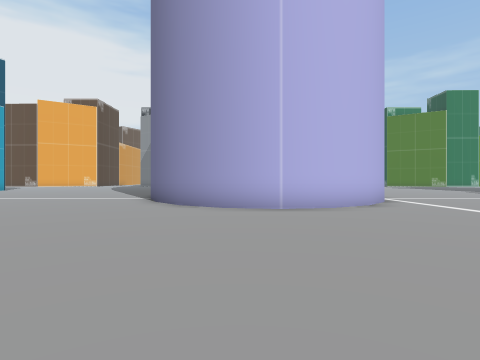
[1] (above)

23 first-person views from a walk through a 3-D level made in the Unity game engine. The camera is 1.3 m above the floor, looks level and sees 80° across. The floor is counted in squares, 2 m on a side. Each view is taken from the middle of a square. On the plan, view 1 faces up. The plan holds only what a view shows up to about 9 squares ahead; the rest is blank. The place goes on beyond the plan. The player character is not drawn.

[2]
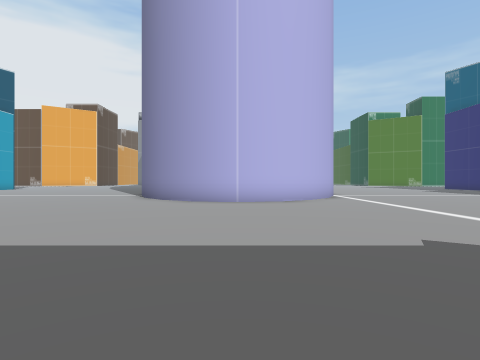

[3]
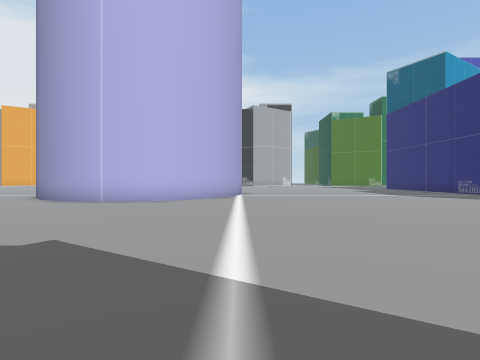

[4]
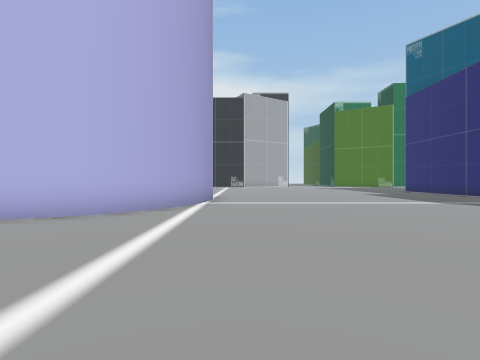

[5]
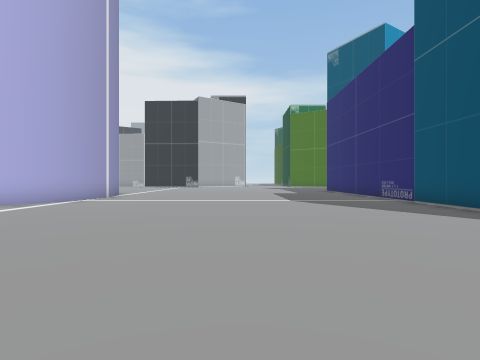

[6]
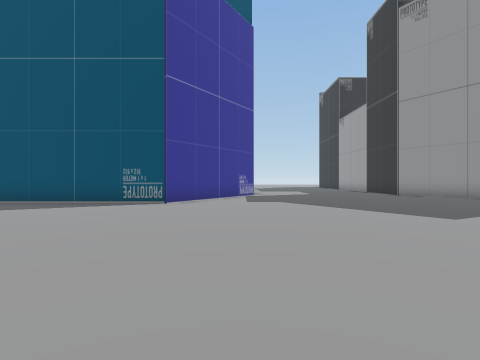

[7]
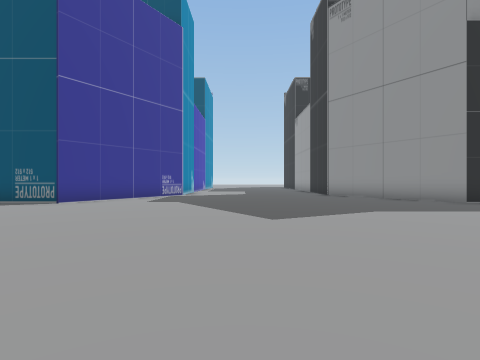

[8]
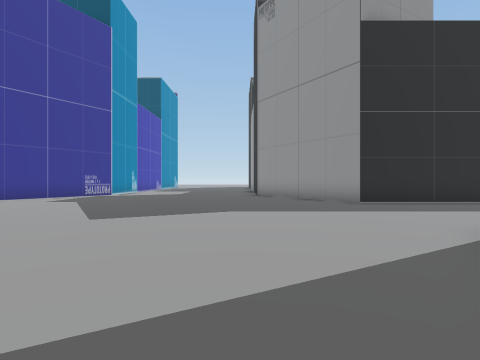

[9]
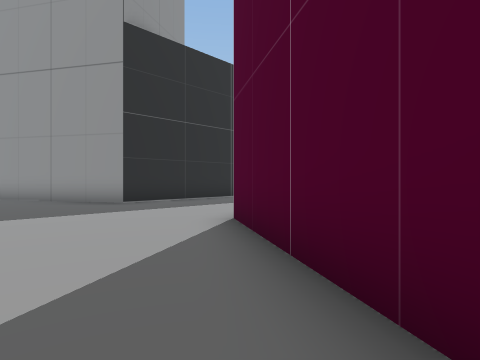

[10]
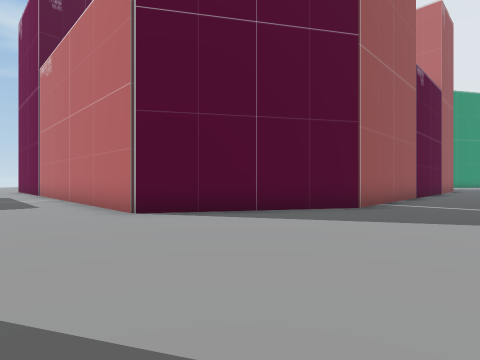

[11]
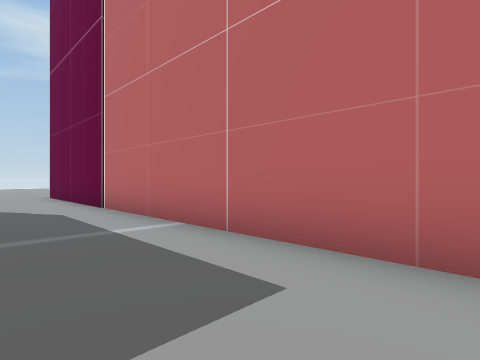

[12]
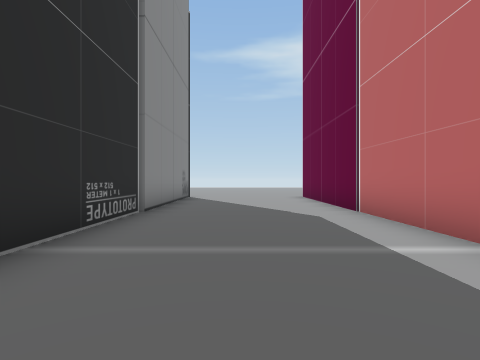

[13]
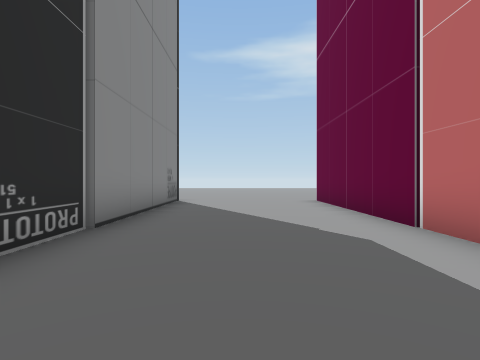

[14]
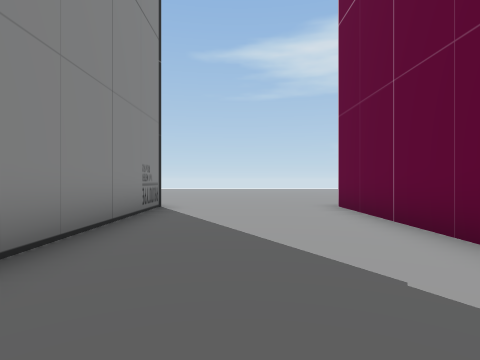

[15]
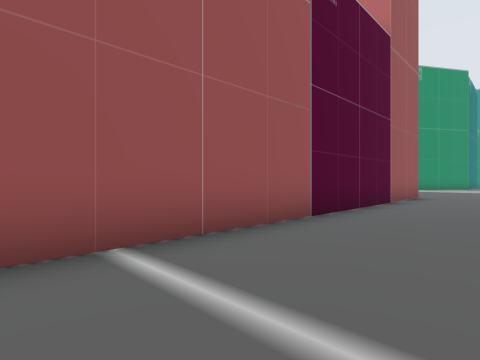

[16]
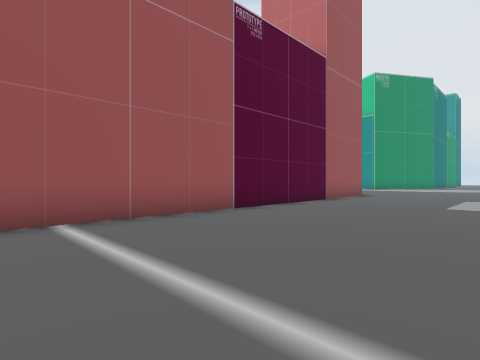

[17]
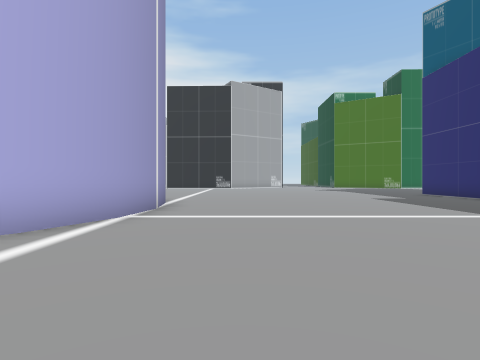

[18]
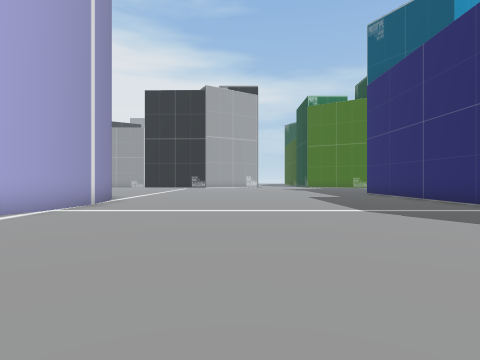

[19]
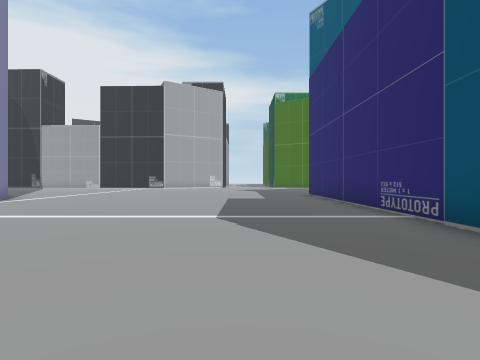

[20]
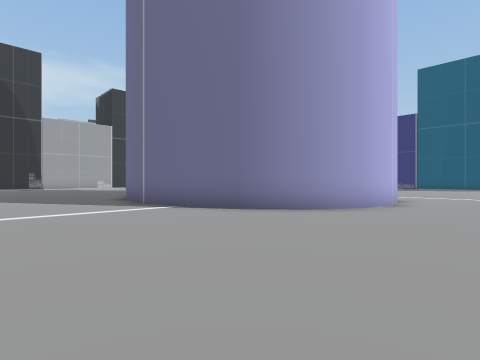

[21]
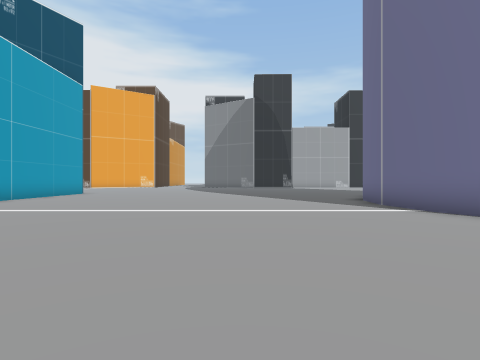

[22]
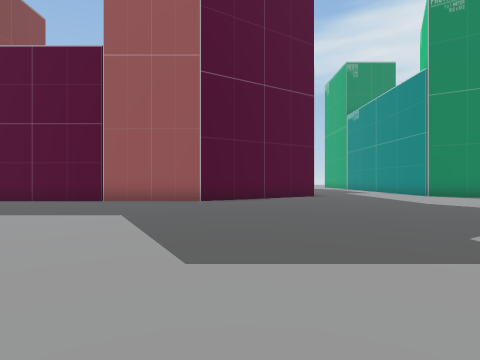

[23]
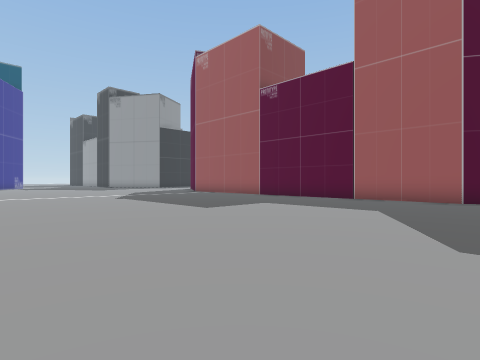

### Floor plan
Points are (right, up) in squares from view 1. A wall is a line through its corners. A room is listed if a view was taken in it or the views show most of it. See-through windows are left out.
Room 1 (views 1, 2, 3, 4, 5, 6, 7, 8, 9, 10, 11, 12, 13, 14, 15, 16, 17, 18, 19, 20, 21, 22, 23)
walls: (-6.2, -5) (-5.7, -4.7) (6.3, -4.7) (10.6, -7.4) (10.6, -21.1); (-2.5, 8.5) (-3.1, 10); (-3.1, 9.8) (-3.3, 11.6); (4.4, 8.6) (3.4, 7.4) (2.2, 6.7) (0.9, 6.4) (-0.4, 6.7) (-1.6, 7.4) (-2.5, 8.6); (-3.3, 11.5) (-3.1, 13); (4.9, 13) (5.1, 11.5) (4.9, 9.9) (4.3, 8.4); (16, 3.3) (15, 3.9) (15, 14); (15, -10.8) (15, -7.4) (16.5, -6.4); (15, -20.9) (15, -12.4)

Positions as (right, up) in squares from view 1, and headings:
1: (0, 0), facing up
2: (1, -2), facing up
3: (5, -2), facing up
4: (6, 2), facing up
5: (10, 1), facing up
6: (7, 2), facing right
7: (7, -1), facing right
8: (7, -4), facing right
9: (7, -4), facing down-right
10: (13, -2), facing down-left
11: (13, -9), facing down-left
12: (13, -10), facing down
13: (13, -12), facing down
14: (13, -14), facing down
15: (6, -2), facing down-left
16: (6, 0), facing down-left
17: (7, 5), facing up
18: (9, 4), facing up
19: (12, 5), facing up
20: (-7, 4), facing up-right
21: (-7, 4), facing up
22: (-7, 4), facing down
23: (-7, 5), facing down-right
